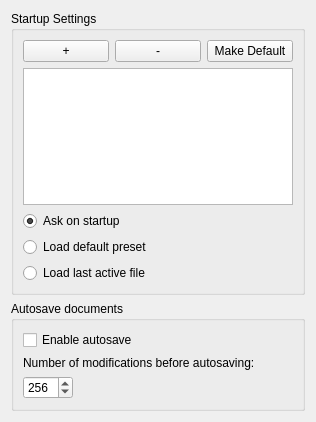
<?xml version="1.0" encoding="UTF-8"?>
<ui version="4.0">
 <class>FilesPage</class>
 <widget class="QWidget" name="FilesPage">
  <property name="geometry">
   <rect>
    <x>0</x>
    <y>0</y>
    <width>316</width>
    <height>422</height>
   </rect>
  </property>
  <layout class="QVBoxLayout" name="verticalLayout_2">
   <item>
    <widget class="QGroupBox" name="startupBox">
     <property name="title">
      <string>Startup Settings</string>
     </property>
     <layout class="QVBoxLayout" name="verticalLayout">
      <item>
       <layout class="QHBoxLayout" name="presetControls">
        <item>
         <widget class="QPushButton" name="addPreset">
          <property name="toolTip">
           <string>Saving the current project as a preset</string>
          </property>
          <property name="whatsThis">
           <string>Saving the current project as a preset</string>
          </property>
          <property name="text">
           <string>+</string>
          </property>
         </widget>
        </item>
        <item>
         <widget class="QPushButton" name="removePreset">
          <property name="text">
           <string>-</string>
          </property>
         </widget>
        </item>
        <item>
         <widget class="QPushButton" name="setDefaultPreset">
          <property name="text">
           <string>Make Default</string>
          </property>
         </widget>
        </item>
       </layout>
      </item>
      <item>
       <widget class="QListWidget" name="presetListWidget">
        <property name="sortingEnabled">
         <bool>false</bool>
        </property>
       </widget>
      </item>
      <item>
       <widget class="QRadioButton" name="askPresetRbtn">
        <property name="text">
         <string>Ask on startup</string>
        </property>
        <property name="checked">
         <bool>true</bool>
        </property>
       </widget>
      </item>
      <item>
       <widget class="QRadioButton" name="loadDefaultPresetRbtn">
        <property name="text">
         <string>Load default preset</string>
        </property>
        <property name="checked">
         <bool>false</bool>
        </property>
       </widget>
      </item>
      <item>
       <widget class="QRadioButton" name="loadLastActiveRbtn">
        <property name="text">
         <string>Load last active file</string>
        </property>
       </widget>
      </item>
     </layout>
    </widget>
   </item>
   <item>
    <widget class="QGroupBox" name="autosaveBox">
     <property name="title">
      <string comment="Preference">Autosave documents</string>
     </property>
     <layout class="QVBoxLayout" name="lay">
      <item>
       <widget class="QCheckBox" name="autosaveCheckBox">
        <property name="text">
         <string comment="Preference">Enable autosave</string>
        </property>
       </widget>
      </item>
      <item>
       <widget class="QLabel" name="autosaveNumberLabel">
        <property name="text">
         <string comment="Preference">Number of modifications before autosaving:</string>
        </property>
       </widget>
      </item>
      <item>
       <widget class="QSpinBox" name="autosaveNumberBox">
        <property name="minimumSize">
         <size>
          <width>50</width>
          <height>0</height>
         </size>
        </property>
        <property name="maximumSize">
         <size>
          <width>50</width>
          <height>16777215</height>
         </size>
        </property>
        <property name="minimum">
         <number>4</number>
        </property>
        <property name="maximum">
         <number>8192</number>
        </property>
        <property name="value">
         <number>256</number>
        </property>
       </widget>
      </item>
     </layout>
    </widget>
   </item>
   <item>
    <spacer name="verticalSpacer">
     <property name="orientation">
      <enum>Qt::Vertical</enum>
     </property>
     <property name="sizeHint" stdset="0">
      <size>
       <width>0</width>
       <height>0</height>
      </size>
     </property>
    </spacer>
   </item>
  </layout>
 </widget>
 <resources/>
 <connections/>
</ui>
